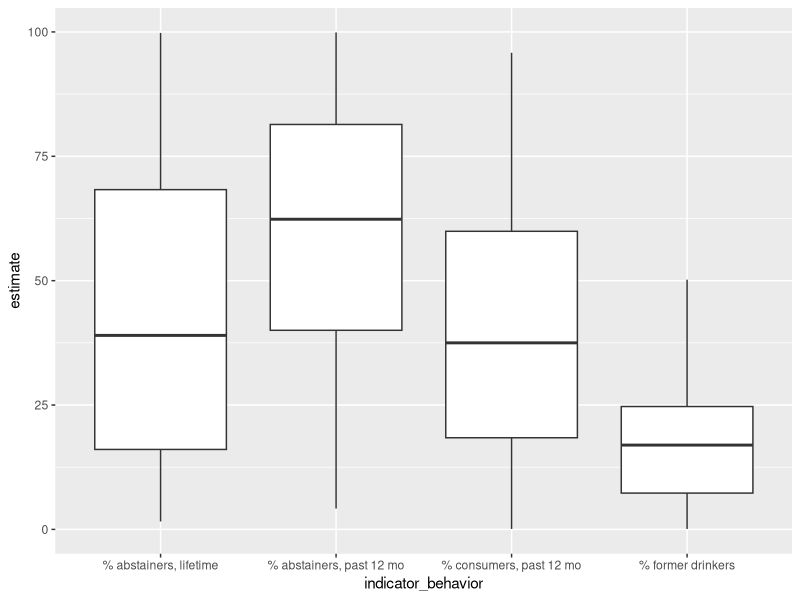
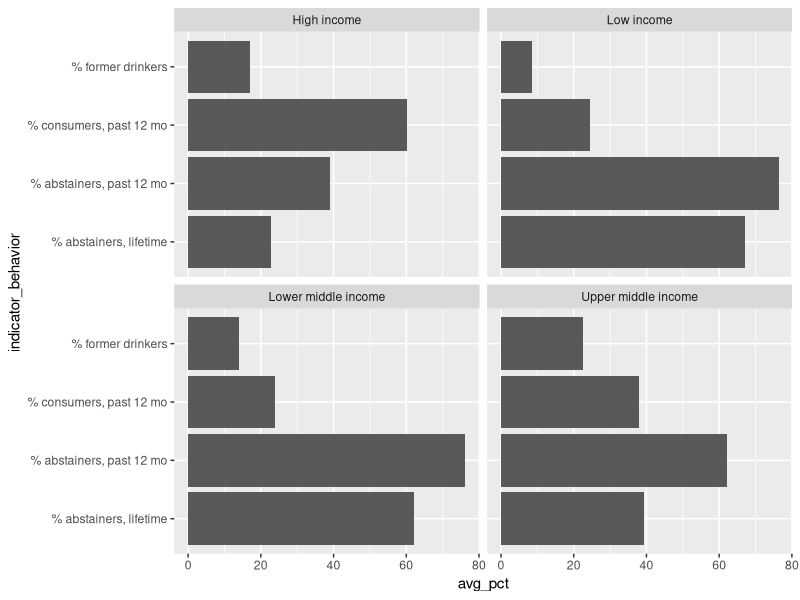
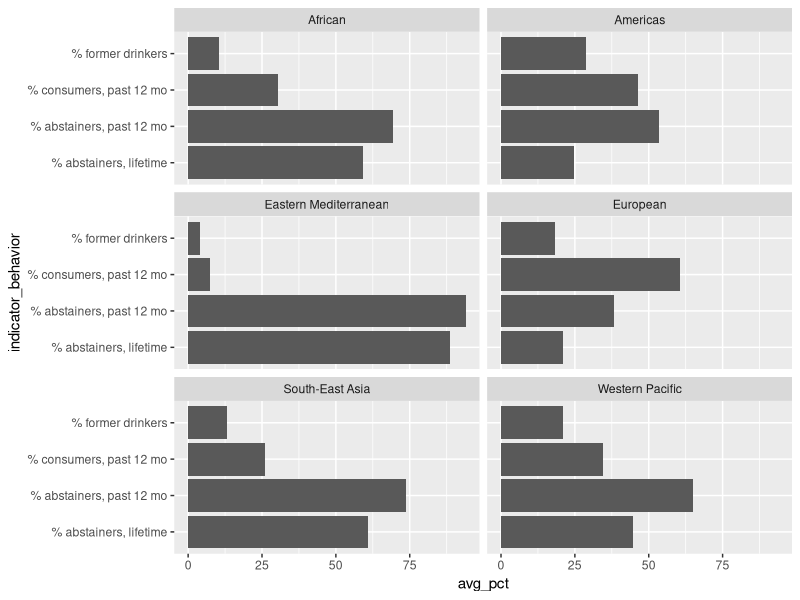

Generate these figures, in order, with R:
## ---- chunk 1
#| label: loading
#| echo: false

library(tidyverse)

alcohol_gho <- readxl::read_xlsx("data/data.xlsx")

## ---- chunk 2
#| label: cleaning
#| echo: false

alcohol_gho_tidy <- alcohol_gho |>
  pivot_wider(
    names_from = "dimension", 
    values_from = "subgroup") |>
  mutate(
    indicator_name = factor(indicator_name), 
    indicator_name = fct_recode(indicator_name, 
      "liters (pure alcohol) consumption per capita; 15+; drinkers only" = "Alcohol, drinkers only per capita (15+) consumption (in litres of pure alcohol)",
      "% abstainers, lifetime; NA; population" = "Alcohol, abstainers lifetime (%)",
      "% abstainers, past 12 mo; NA; population" = "Alcohol, abstainers past 12 months (%)",
      "% consumers, past 12 mo; NA; population" = "Alcohol, consumers past 12 months (%)",
      "% former drinkers; NA; population" = "Alcohol, former drinkers (%)", 
      "% heavy episodic drinkers, past 30 days; 15+; drinkers only" = "Alcohol, heavy episodic drinking (15+), drinkers only, past 30 days (%)", 
      "% dependence, 12 mo prevalence; 15+; population" = "Alcohol dependence (15+), 12 month prevalence (%)",
      "% use diorders, 12 mo prevalence; 15+; population" = "Alcohol use disorders (15+), 12 month prevalence (%)",
      "liters (pure alcohol) consumption per capita; 15+; population" = "Alcohol, total per capita (15+) consumption (SDG Indicator 3.5.2) (in litres of pure alcohol)", 
      "% heavy episodic drinkers, past 30 days; 15+; population, age standardized" = "Alcohol, heavy episodic drinking (15+) past 30 days (age-standardized) (%)", 
      "% alcohol-attributable fractions: liver cirrhosis deaths; 15+; population" = "Alcohol-attributable fractions (15+), liver cirrhosis deaths (%)",
      "% alcohol-attributable fractions: road traffic crash deaths; 15+; population" = "Alcohol-attributable fractions (15+), road traffic crash deaths (%)", 
      "% alcohol-attributable fractions: all-cause deaths; NA; population" = "Alcohol-attributable fractions, all-cause deaths (%)", 
      "grams average daily intake; NA; drinkers only" = "Alcohol, average daily intake among drinkers (grams)", 
      "% harmful use, 12 mo prevalence; 15+; population" = "Alcohol, harmful use (15+), 12 month prevalence (%)", 
      "% heavy episodic drinkers; 15-19; population" = "15-19 years old heavy episodic drinkers (population) (%)", 
      "% heavy episodic drinkers; 15-19; drinkers only" = "15-19 years old heavy episodic drinkers (drinkers only) (%)", 
      "% current drinkers; 15-19; population" = "15-19 years old, current drinkers (%)", 
      "% any alcoholic beverage consumed, past 12 mo; 15-19; population" = "15-years old any alcoholic beverage consumed in past 12 months (%)", 
      "% any alcoholic beverage consumed, past 30 days; 13-15; population" = "13-15-years old any alcoholic beverage consumed in past 30 days (%)", 
      "% first drink before 14; 13-15; population" = "13-15-years old first drink before age 14 (%)", 
      "% heavy episodic drinking, past 30 days; 15-19; population" = "Heavy episodic drinking (youth 15 -19 years) past 30 days (%)", 
      "% heavy episodic drinking, past 30 days; 15-19; drinkers only" = "Heavy episodic drinking (youth 15 -19 years), drinkers only, past 30 days (%)"
    ) 
  ) |>
  separate_wider_delim(
    indicator_name, 
    delim = ";", 
    names = c("indicator_behavior", "indicator_age", "indicator_population")
  ) |>
  mutate(
    indicator_behavior = factor(indicator_behavior)
  )
  
## ---- chunk 3
#| label: general
#| echo: false

tidy_general<- alcohol_gho_tidy |>
  filter(
    indicator_behavior %in% c(
      "% abstainers, lifetime", 
      "% abstainers, past 12 mo", 
      "% consumers, past 12 mo", 
      "% former drinkers"
    )
  )

tidy_general |>
  select(indicator_behavior, estimate) |>
  group_by(indicator_behavior) |>
  ggplot(aes(x = indicator_behavior, y = estimate)) +
  geom_boxplot()  

tidy_general |>
  select(indicator_behavior, estimate) |>
  group_by(indicator_behavior) |>
  summarize(
    median_estimate = median(estimate, na.rm = TRUE), 
    IQR_estimate = IQR(estimate, na.rm = TRUE),
    min_estimate = min(estimate, na.rm = TRUE),
    max_estimate = max(estimate, na.rm = TRUE)
  ) |>
  knitr::kable()

## ---- chunk 4
#| label: income
#| echo: false

gen_income <- tidy_general |>
  select(indicator_behavior, wbincome2024, estimate) |>
  drop_na(wbincome2024) |>
  group_by(indicator_behavior, wbincome2024) |>
  summarize(avg_pct = mean(estimate, na.rm = TRUE), .groups = "drop") 
  
gen_income |>  
  ggplot(aes(x = indicator_behavior, y = avg_pct)) + 
  geom_bar(stat = "identity") + 
  facet_wrap(~ wbincome2024, ncol = 2) +
  coord_flip()

gen_income |>
  pivot_wider(
    names_from = "indicator_behavior", 
    values_from = "avg_pct"
  ) |>
  knitr::kable(caption = "Table 1: Average % of population engaging in indicator behavior by income")


## ---- chunk 5
#| label: regions
#| echo: false

gen_regions <- tidy_general |>
  select(indicator_behavior, whoreg6, estimate) |>
  group_by(indicator_behavior, whoreg6) |>
  summarize(avg_pct = mean(estimate, na.rm = TRUE), .groups = "drop") 

gen_regions |>
  ggplot(aes(x = indicator_behavior, y = avg_pct)) + 
  geom_bar(stat = "identity") + 
  facet_wrap(~ whoreg6, ncol = 2) +
  coord_flip()

gen_regions |>
  pivot_wider(
    names_from = "indicator_behavior", 
    values_from = "avg_pct"
  ) |>
  knitr::kable(caption = "Table 1: Average % of population engaging in indicator behavior by region")

## ---- chunk 6
#| label: europe
#| echo: false

tidy_general |>
  select(
    indicator_behavior, 
    whoreg6, 
    setting, 
    setting_average
  ) |>
  filter(whoreg6 == "European") |>
  summarize(
    setting_average = mean(setting_average), 
    .by = c(indicator_behavior, setting)
  ) |>
  pivot_wider(
    names_from = "indicator_behavior", 
    values_from = "setting_average"
  ) |>
  arrange(desc(!!sym("% consumers, past 12 mo"))) |>
  slice_head(n = 10) |>
  knitr::kable()

